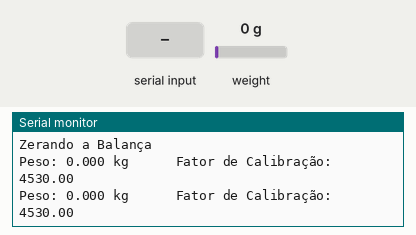
This sketch was run on a simulated Arduino Uno, built with avr-gcc and run on an emulated ATmega328P. Parts: the last lines printed to the serial monitor. Inputs (shaded band) come from the test bench; at power-on: weight on the scale 0 g.

Above: at 2.2 s.
2.3 s: weight on the scale set to 100 g
At 2.3 s:
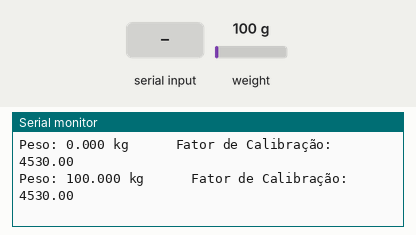
3.8 s: "+" received over Serial
At 6.8 s:
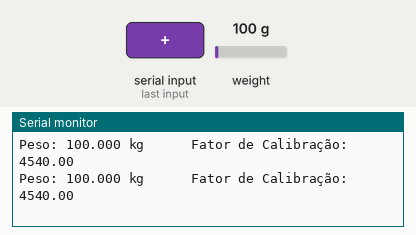
7.0 s: byte 116 ('t') received over Serial
At 8.4 s:
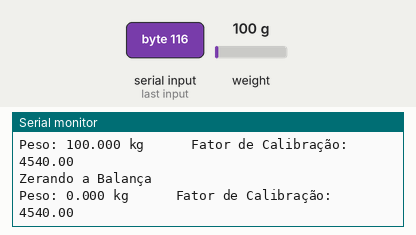
8.5 s: weight on the scale set to 1250 g
At 9.1 s:
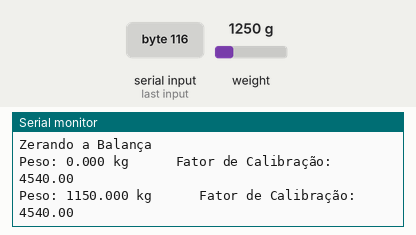
11.7 s: "a" received over Serial
At 12.7 s:
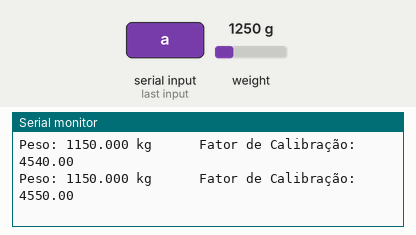
Timing chart, 0 to 14.7 s (numbered marks = the images above; inputs shaded):
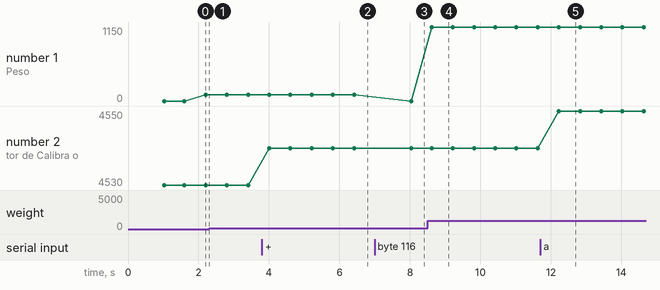

The sketch:

calibrate.ino
```cpp
#include "HX711.h"

#define DOUT    6
#define CLK   7

HX711 peso;                // instancia Balança HX711
float calibration_factor = 4530;     // fator de calibração para teste inicial

void setup() {
  Serial.begin(9600);
  peso.begin(DOUT, CLK);      // inicializa a balança
  Serial.println();
  Serial.println("Calibracao da Balança");
  peso.set_scale();                                // configura a escala da Balança
  zerapeso ();                                    // zera a Balança
}

void zerapeso () {
  Serial.println();
  peso.tare();                                                 // zera a Balança
  Serial.println("Zerando a Balança ");
}

void loop()
{
  peso.set_scale(calibration_factor);            // ajusta fator de calibração
  Serial.print("Peso: ");                       // imprime no monitor serial
  Serial.print(peso.get_units(), 3);           // imprime peso da balança com 3 casas decimais
  Serial.print(" kg");
  Serial.print("      Fator de Calibração: ");               // imprime no monitor serial
  Serial.println(calibration_factor);                        // imprime fator de calibração
  delay(500) ;
  if (Serial.available()) {          // reconhece letra para ajuste do fator de calibração
    char temp = Serial.read();
    if (temp == '+' || temp == 'a')                // a = aumenta 10
      calibration_factor += 10;
    else if (temp == '-' || temp == 'z')           // z = diminui 10
      calibration_factor -= 10;
    else if (temp == 's')                          // s = aumenta 100
      calibration_factor += 100;
    else if (temp == 'x')                          // x = diminui 100
      calibration_factor -= 100;
    else if (temp == 'd')                          // d = aumenta 1000
      calibration_factor += 1000;
    else if (temp == 'c')                          // c = diminui 1000
      calibration_factor -= 1000;
    else if (temp == 'f')                          // f = aumenta 10000
      calibration_factor += 10000;
    else if (temp == 'v')                          // v = dimuni 10000
      calibration_factor -= 10000;
    else if (temp == 't') zerapeso ();          // t = zera a Balança
  }
}
```

Measured:
- after the input at 3.8 s, the serial monitor: prints a new line after 0.21 s (image 2)
- after the input at 7.0 s, the serial monitor: prints a new line after 1.0 s (image 3)
- after the input at 8.5 s, the serial monitor: prints a new line after 0.12 s (image 4)
- after the input at 11.7 s, the serial monitor: prints a new line after 0.53 s (image 5)
- plotted number 1: 100 → 0 after the input at 7.0 s, 0 → 1150 after the input at 8.5 s
- plotted number 2: 4530 → 4540 after the input at 3.8 s, 4540 → 4550 after the input at 11.7 s
